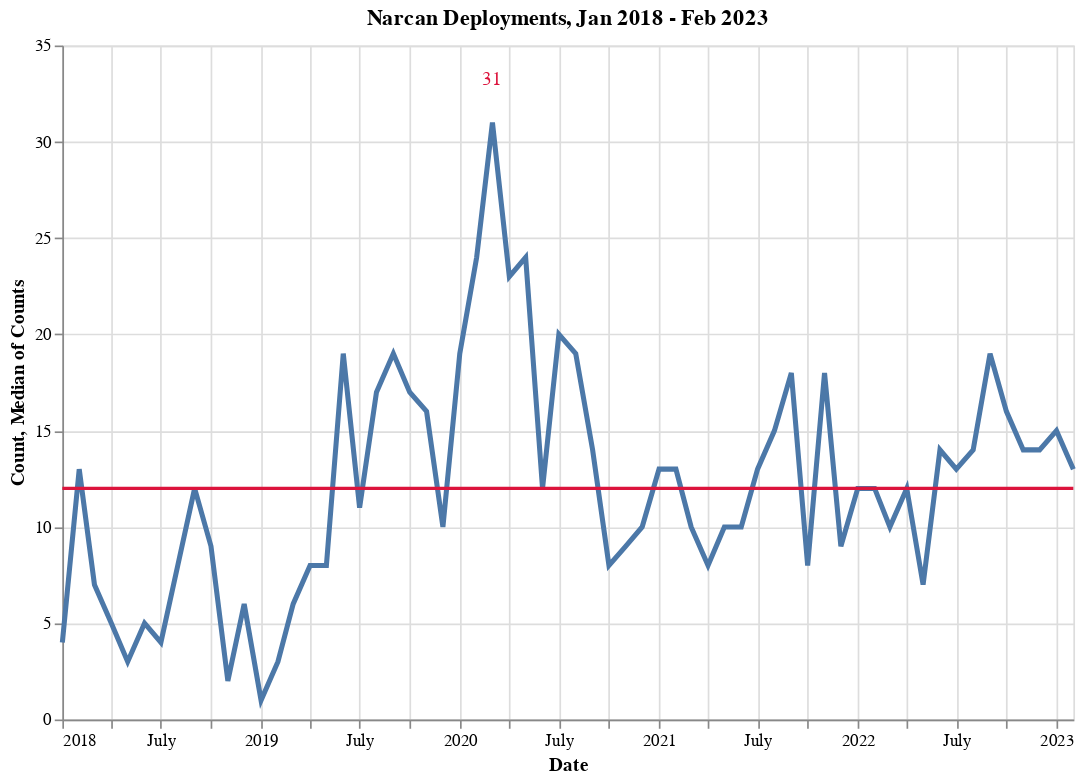

Write notebook code for a chart like this one.
### Code cell
# Visualize
base = alt.Chart(filtered_nd_counts).mark_line(size=3).encode(
    alt.X('incident_date:T',title='Date'),
    alt.Y('count',title = 'Count, Median of Counts'),
    tooltip = [alt.Tooltip('incident_date_2',title = 'Date'),alt.Tooltip('count',title='Narcan Deployment')]
).properties(
    width=600,
    height=400,
    title='Narcan Deployments, Jan 2018 - Feb 2023'
)
median = alt.Chart(filtered_nd_counts).mark_rule(size=2,color='crimson').encode(
    y='median(count)',
    tooltip = alt.Tooltip(title = 'Median of counts')
)
text = (
    alt.Chart(filtered_nd_counts.query("count == count.max()"))
    .mark_text(dy=-25, color="crimson")
    .encode(x=alt.X("incident_date:T"), y=alt.Y("count"), text=alt.Text(("count")) 
))
base+median+text

### Figure 1 — Vega-Lite specification as saved in the notebook (floating-point values rounded to 4 significant figures)
{"config": {"view": {"continuousWidth": 300, "continuousHeight": 300}}, "layer": [{"mark": {"type": "line", "size": 3}, "encoding": {"tooltip": [{"field": "incident_date_2", "title": "Date", "type": "nominal"}, {"field": "count", "title": "Narcan Deployment", "type": "quantitative"}], "x": {"field": "incident_date", "title": "Date", "type": "temporal"}, "y": {"field": "count", "title": "Count, Median of Counts", "type": "quantitative"}}, "title": "Narcan Deployments, Jan 2018 - Feb 2023"}, {"mark": {"type": "rule", "color": "crimson", "size": 2}, "encoding": {"tooltip": {"title": "Median of counts"}, "y": {"aggregate": "median", "field": "count", "type": "quantitative"}}}, {"data": {"name": "data-21f6c0074b08c567d634f06e158c90ce"}, "mark": {"type": "text", "color": "crimson", "dy": -25}, "encoding": {"text": {"field": "count", "type": "quantitative"}, "x": {"field": "incident_date", "type": "temporal"}, "y": {"field": "count", "type": "quantitative"}}}], "data": {"name": "data-bba3c7da4bc481f366da890c9a612ba1"}, "height": 400, "width": 600, "$schema": "https://vega.github.io/schema/vega-lite/v5.6.1.json", "datasets": {"data-bba3c7da4bc481f366da890c9a612ba1": [{"incident_date": "2018-01", "count": 4, "incident_date_2": "2018-01"}, {"incident_date": "2018-02", "count": 13, "incident_date_2": "2018-02"}, {"incident_date": "2018-03", "count": 7, "incident_date_2": "2018-03"}, {"incident_date": "2018-04", "count": 5, "incident_date_2": "2018-04"}, {"incident_date": "2018-05", "count": 3, "incident_date_2": "2018-05"}, {"incident_date": "2018-06", "count": 5, "incident_date_2": "2018-06"}, {"incident_date": "2018-07", "count": 4, "incident_date_2": "2018-07"}, {"incident_date": "2018-08", "count": 8, "incident_date_2": "2018-08"}, {"incident_date": "2018-09", "count": 12, "incident_date_2": "2018-09"}, {"incident_date": "2018-10", "count": 9, "incident_date_2": "2018-10"}, {"incident_date": "2018-11", "count": 2, "incident_date_2": "2018-11"}, {"incident_date": "2018-12", "count": 6, "incident_date_2": "2018-12"}, {"incident_date": "2019-01", "count": 1, "incident_date_2": "2019-01"}, {"incident_date": "2019-02", "count": 3, "incident_date_2": "2019-02"}, {"incident_date": "2019-03", "count": 6, "incident_date_2": "2019-03"}, {"incident_date": "2019-04", "count": 8, "incident_date_2": "2019-04"}, {"incident_date": "2019-05", "count": 8, "incident_date_2": "2019-05"}, {"incident_date": "2019-06", "count": 19, "incident_date_2": "2019-06"}, {"incident_date": "2019-07", "count": 11, "incident_date_2": "2019-07"}, {"incident_date": "2019-08", "count": 17, "incident_date_2": "2019-08"}, {"incident_date": "2019-09", "count": 19, "incident_date_2": "2019-09"}, {"incident_date": "2019-10", "count": 17, "incident_date_2": "2019-10"}, {"incident_date": "2019-11", "count": 16, "incident_date_2": "2019-11"}, {"incident_date": "2019-12", "count": 10, "incident_date_2": "2019-12"}, {"incident_date": "2020-01", "count": 19, "incident_date_2": "2020-01"}, {"incident_date": "2020-02", "count": 24, "incident_date_2": "2020-02"}, {"incident_date": "2020-03", "count": 31, "incident_date_2": "2020-03"}, {"incident_date": "2020-04", "count": 23, "incident_date_2": "2020-04"}, {"incident_date": "2020-05", "count": 24, "incident_date_2": "2020-05"}, {"incident_date": "2020-06", "count": 12, "incident_date_2": "2020-06"}, {"incident_date": "2020-07", "count": 20, "incident_date_2": "2020-07"}, {"incident_date": "2020-08", "count": 19, "incident_date_2": "2020-08"}, {"incident_date": "2020-09", "count": 14, "incident_date_2": "2020-09"}, {"incident_date": "2020-10", "count": 8, "incident_date_2": "2020-10"}, {"incident_date": "2020-11", "count": 9, "incident_date_2": "2020-11"}, {"incident_date": "2020-12", "count": 10, "incident_date_2": "2020-12"}, {"incident_date": "2021-01", "count": 13, "incident_date_2": "2021-01"}, {"incident_date": "2021-02", "count": 13, "incident_date_2": "2021-02"}, {"incident_date": "2021-03", "count": 10, "incident_date_2": "2021-03"}, {"incident_date": "2021-04", "count": 8, "incident_date_2": "2021-04"}, {"incident_date": "2021-05", "count": 10, "incident_date_2": "2021-05"}, {"incident_date": "2021-06", "count": 10, "incident_date_2": "2021-06"}, {"incident_date": "2021-07", "count": 13, "incident_date_2": "2021-07"}, {"incident_date": "2021-08", "count": 15, "incident_date_2": "2021-08"}, {"incident_date": "2021-09", "count": 18, "incident_date_2": "2021-09"}, {"incident_date": "2021-10", "count": 8, "incident_date_2": "2021-10"}, {"incident_date": "2021-11", "count": 18, "incident_date_2": "2021-11"}, {"incident_date": "2021-12", "count": 9, "incident_date_2": "2021-12"}, {"incident_date": "2022-01", "count": 12, "incident_date_2": "2022-01"}, {"incident_date": "2022-02", "count": 12, "incident_date_2": "2022-02"}, {"incident_date": "2022-03", "count": 10, "incident_date_2": "2022-03"}, {"incident_date": "2022-04", "count": 12, "incident_date_2": "2022-04"}, {"incident_date": "2022-05", "count": 7, "incident_date_2": "2022-05"}, {"incident_date": "2022-06", "count": 14, "incident_date_2": "2022-06"}, {"incident_date": "2022-07", "count": 13, "incident_date_2": "2022-07"}, {"incident_date": "2022-08", "count": 14, "incident_date_2": "2022-08"}, {"incident_date": "2022-09", "count": 19, "incident_date_2": "2022-09"}, {"incident_date": "2022-10", "count": 16, "incident_date_2": "2022-10"}, {"incident_date": "2022-11", "count": 14, "incident_date_2": "2022-11"}, {"incident_date": "2022-12", "count": 14, "incident_date_2": "2022-12"}, {"incident_date": "2023-01", "count": 15, "incident_date_2": "2023-01"}, {"incident_date": "2023-02", "count": 13, "incident_date_2": "2023-02"}], "data-21f6c0074b08c567d634f06e158c90ce": [{"incident_date": "2020-03", "count": 31, "incident_date_2": "2020-03"}]}}
